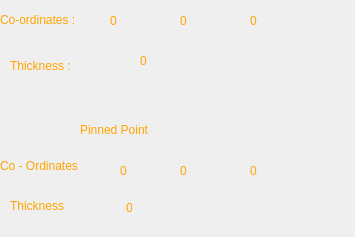
<?xml version="1.0" encoding="UTF-8"?>
<ui version="4.0">
 <class>WtaWidget</class>
 <widget class="QWidget" name="WtaWidget">
  <property name="geometry">
   <rect>
    <x>0</x>
    <y>0</y>
    <width>355</width>
    <height>237</height>
   </rect>
  </property>
  <property name="windowTitle">
   <string>Form</string>
  </property>
  <widget class="QLabel" name="mMouseCoordLB">
   <property name="geometry">
    <rect>
     <x>0</x>
     <y>10</y>
     <width>101</width>
     <height>21</height>
    </rect>
   </property>
   <property name="palette">
    <palette>
     <active>
      <colorrole role="WindowText">
       <brush brushstyle="SolidPattern">
        <color alpha="255">
         <red>255</red>
         <green>165</green>
         <blue>0</blue>
        </color>
       </brush>
      </colorrole>
      <colorrole role="Text">
       <brush brushstyle="SolidPattern">
        <color alpha="255">
         <red>255</red>
         <green>165</green>
         <blue>0</blue>
        </color>
       </brush>
      </colorrole>
      <colorrole role="ButtonText">
       <brush brushstyle="SolidPattern">
        <color alpha="255">
         <red>255</red>
         <green>165</green>
         <blue>0</blue>
        </color>
       </brush>
      </colorrole>
     </active>
     <inactive>
      <colorrole role="WindowText">
       <brush brushstyle="SolidPattern">
        <color alpha="255">
         <red>255</red>
         <green>165</green>
         <blue>0</blue>
        </color>
       </brush>
      </colorrole>
      <colorrole role="Text">
       <brush brushstyle="SolidPattern">
        <color alpha="255">
         <red>255</red>
         <green>165</green>
         <blue>0</blue>
        </color>
       </brush>
      </colorrole>
      <colorrole role="ButtonText">
       <brush brushstyle="SolidPattern">
        <color alpha="255">
         <red>255</red>
         <green>165</green>
         <blue>0</blue>
        </color>
       </brush>
      </colorrole>
     </inactive>
     <disabled>
      <colorrole role="WindowText">
       <brush brushstyle="SolidPattern">
        <color alpha="255">
         <red>255</red>
         <green>165</green>
         <blue>0</blue>
        </color>
       </brush>
      </colorrole>
      <colorrole role="Text">
       <brush brushstyle="SolidPattern">
        <color alpha="255">
         <red>255</red>
         <green>165</green>
         <blue>0</blue>
        </color>
       </brush>
      </colorrole>
      <colorrole role="ButtonText">
       <brush brushstyle="SolidPattern">
        <color alpha="255">
         <red>255</red>
         <green>165</green>
         <blue>0</blue>
        </color>
       </brush>
      </colorrole>
     </disabled>
    </palette>
   </property>
   <property name="styleSheet">
    <string notr="true">QLabel {  color : orange; }</string>
   </property>
   <property name="text">
    <string>Co-ordinates :</string>
   </property>
   <property name="textFormat">
    <enum>Qt::RichText</enum>
   </property>
  </widget>
  <widget class="QLabel" name="mMouxXLB">
   <property name="geometry">
    <rect>
     <x>110</x>
     <y>10</y>
     <width>47</width>
     <height>21</height>
    </rect>
   </property>
   <property name="styleSheet">
    <string notr="true">QLabel {  color : orange; }</string>
   </property>
   <property name="text">
    <string>0</string>
   </property>
  </widget>
  <widget class="QLabel" name="mMouxYLB">
   <property name="geometry">
    <rect>
     <x>180</x>
     <y>10</y>
     <width>47</width>
     <height>21</height>
    </rect>
   </property>
   <property name="styleSheet">
    <string notr="true">QLabel {  color : orange; }</string>
   </property>
   <property name="text">
    <string>0</string>
   </property>
  </widget>
  <widget class="QLabel" name="mMouxZLB">
   <property name="geometry">
    <rect>
     <x>250</x>
     <y>10</y>
     <width>47</width>
     <height>21</height>
    </rect>
   </property>
   <property name="styleSheet">
    <string notr="true">QLabel {  color : orange; }</string>
   </property>
   <property name="text">
    <string>0</string>
   </property>
  </widget>
  <widget class="QLabel" name="mMouseThicknessLB">
   <property name="geometry">
    <rect>
     <x>10</x>
     <y>50</y>
     <width>81</width>
     <height>31</height>
    </rect>
   </property>
   <property name="palette">
    <palette>
     <active>
      <colorrole role="WindowText">
       <brush brushstyle="SolidPattern">
        <color alpha="255">
         <red>255</red>
         <green>165</green>
         <blue>0</blue>
        </color>
       </brush>
      </colorrole>
      <colorrole role="Text">
       <brush brushstyle="SolidPattern">
        <color alpha="255">
         <red>255</red>
         <green>165</green>
         <blue>0</blue>
        </color>
       </brush>
      </colorrole>
      <colorrole role="ButtonText">
       <brush brushstyle="SolidPattern">
        <color alpha="255">
         <red>255</red>
         <green>165</green>
         <blue>0</blue>
        </color>
       </brush>
      </colorrole>
     </active>
     <inactive>
      <colorrole role="WindowText">
       <brush brushstyle="SolidPattern">
        <color alpha="255">
         <red>255</red>
         <green>165</green>
         <blue>0</blue>
        </color>
       </brush>
      </colorrole>
      <colorrole role="Text">
       <brush brushstyle="SolidPattern">
        <color alpha="255">
         <red>255</red>
         <green>165</green>
         <blue>0</blue>
        </color>
       </brush>
      </colorrole>
      <colorrole role="ButtonText">
       <brush brushstyle="SolidPattern">
        <color alpha="255">
         <red>255</red>
         <green>165</green>
         <blue>0</blue>
        </color>
       </brush>
      </colorrole>
     </inactive>
     <disabled>
      <colorrole role="WindowText">
       <brush brushstyle="SolidPattern">
        <color alpha="255">
         <red>255</red>
         <green>165</green>
         <blue>0</blue>
        </color>
       </brush>
      </colorrole>
      <colorrole role="Text">
       <brush brushstyle="SolidPattern">
        <color alpha="255">
         <red>255</red>
         <green>165</green>
         <blue>0</blue>
        </color>
       </brush>
      </colorrole>
      <colorrole role="ButtonText">
       <brush brushstyle="SolidPattern">
        <color alpha="255">
         <red>255</red>
         <green>165</green>
         <blue>0</blue>
        </color>
       </brush>
      </colorrole>
     </disabled>
    </palette>
   </property>
   <property name="styleSheet">
    <string notr="true">QLabel {  color : orange; }</string>
   </property>
   <property name="text">
    <string>Thickness :</string>
   </property>
  </widget>
  <widget class="QLabel" name="mMouseThicknessValLB">
   <property name="geometry">
    <rect>
     <x>140</x>
     <y>50</y>
     <width>47</width>
     <height>21</height>
    </rect>
   </property>
   <property name="styleSheet">
    <string notr="true">QLabel {  color : orange; }</string>
   </property>
   <property name="text">
    <string>0</string>
   </property>
  </widget>
  <widget class="QLabel" name="mPinnedStatusLB">
   <property name="geometry">
    <rect>
     <x>80</x>
     <y>120</y>
     <width>111</width>
     <height>20</height>
    </rect>
   </property>
   <property name="palette">
    <palette>
     <active>
      <colorrole role="WindowText">
       <brush brushstyle="SolidPattern">
        <color alpha="255">
         <red>255</red>
         <green>165</green>
         <blue>0</blue>
        </color>
       </brush>
      </colorrole>
      <colorrole role="Text">
       <brush brushstyle="SolidPattern">
        <color alpha="255">
         <red>255</red>
         <green>165</green>
         <blue>0</blue>
        </color>
       </brush>
      </colorrole>
      <colorrole role="ButtonText">
       <brush brushstyle="SolidPattern">
        <color alpha="255">
         <red>255</red>
         <green>165</green>
         <blue>0</blue>
        </color>
       </brush>
      </colorrole>
     </active>
     <inactive>
      <colorrole role="WindowText">
       <brush brushstyle="SolidPattern">
        <color alpha="255">
         <red>255</red>
         <green>165</green>
         <blue>0</blue>
        </color>
       </brush>
      </colorrole>
      <colorrole role="Text">
       <brush brushstyle="SolidPattern">
        <color alpha="255">
         <red>255</red>
         <green>165</green>
         <blue>0</blue>
        </color>
       </brush>
      </colorrole>
      <colorrole role="ButtonText">
       <brush brushstyle="SolidPattern">
        <color alpha="255">
         <red>255</red>
         <green>165</green>
         <blue>0</blue>
        </color>
       </brush>
      </colorrole>
     </inactive>
     <disabled>
      <colorrole role="WindowText">
       <brush brushstyle="SolidPattern">
        <color alpha="255">
         <red>255</red>
         <green>165</green>
         <blue>0</blue>
        </color>
       </brush>
      </colorrole>
      <colorrole role="Text">
       <brush brushstyle="SolidPattern">
        <color alpha="255">
         <red>255</red>
         <green>165</green>
         <blue>0</blue>
        </color>
       </brush>
      </colorrole>
      <colorrole role="ButtonText">
       <brush brushstyle="SolidPattern">
        <color alpha="255">
         <red>255</red>
         <green>165</green>
         <blue>0</blue>
        </color>
       </brush>
      </colorrole>
     </disabled>
    </palette>
   </property>
   <property name="styleSheet">
    <string notr="true">QLabel {  color : orange; }</string>
   </property>
   <property name="text">
    <string>Pinned Point</string>
   </property>
  </widget>
  <widget class="QLabel" name="mPinnedCoordLB">
   <property name="geometry">
    <rect>
     <x>0</x>
     <y>150</y>
     <width>101</width>
     <height>31</height>
    </rect>
   </property>
   <property name="styleSheet">
    <string notr="true">QLabel {  color : orange; }</string>
   </property>
   <property name="text">
    <string>Co - Ordinates</string>
   </property>
  </widget>
  <widget class="QLabel" name="mPinnedXLB">
   <property name="geometry">
    <rect>
     <x>120</x>
     <y>160</y>
     <width>47</width>
     <height>21</height>
    </rect>
   </property>
   <property name="styleSheet">
    <string notr="true">QLabel {  color : orange; }</string>
   </property>
   <property name="text">
    <string>0</string>
   </property>
  </widget>
  <widget class="QLabel" name="mPinnedYLB">
   <property name="geometry">
    <rect>
     <x>180</x>
     <y>160</y>
     <width>47</width>
     <height>21</height>
    </rect>
   </property>
   <property name="styleSheet">
    <string notr="true">QLabel {  color : orange; }</string>
   </property>
   <property name="text">
    <string>0</string>
   </property>
  </widget>
  <widget class="QLabel" name="mPinnedZLB">
   <property name="geometry">
    <rect>
     <x>250</x>
     <y>160</y>
     <width>47</width>
     <height>21</height>
    </rect>
   </property>
   <property name="styleSheet">
    <string notr="true">QLabel {  color : orange; }</string>
   </property>
   <property name="text">
    <string>0</string>
   </property>
  </widget>
  <widget class="QLabel" name="mPinnedThicknessLB">
   <property name="geometry">
    <rect>
     <x>10</x>
     <y>185</y>
     <width>91</width>
     <height>41</height>
    </rect>
   </property>
   <property name="styleSheet">
    <string notr="true">QLabel {  color : orange; }</string>
   </property>
   <property name="text">
    <string>Thickness</string>
   </property>
  </widget>
  <widget class="QLabel" name="mPinnedThicknessValLB">
   <property name="geometry">
    <rect>
     <x>126</x>
     <y>192</y>
     <width>61</width>
     <height>31</height>
    </rect>
   </property>
   <property name="styleSheet">
    <string notr="true">QLabel {  color : orange; }</string>
   </property>
   <property name="text">
    <string>0</string>
   </property>
  </widget>
 </widget>
 <resources/>
 <connections/>
</ui>
